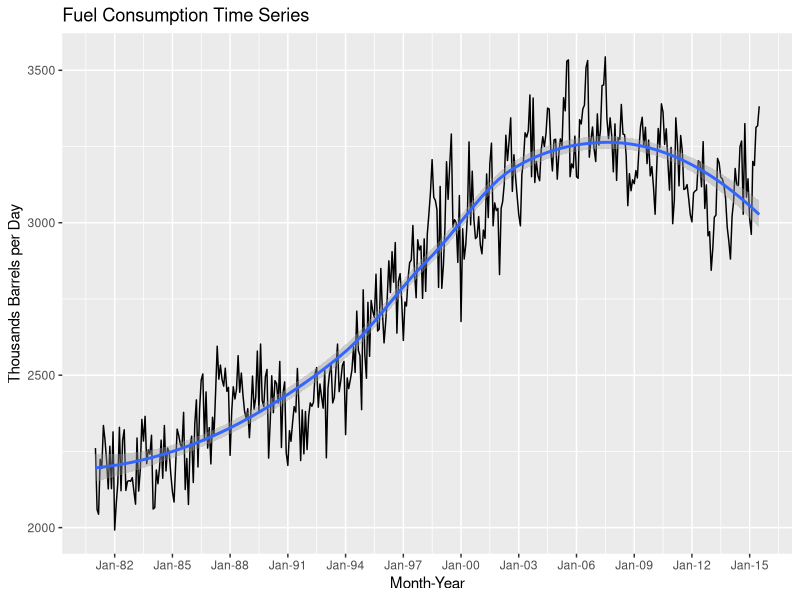
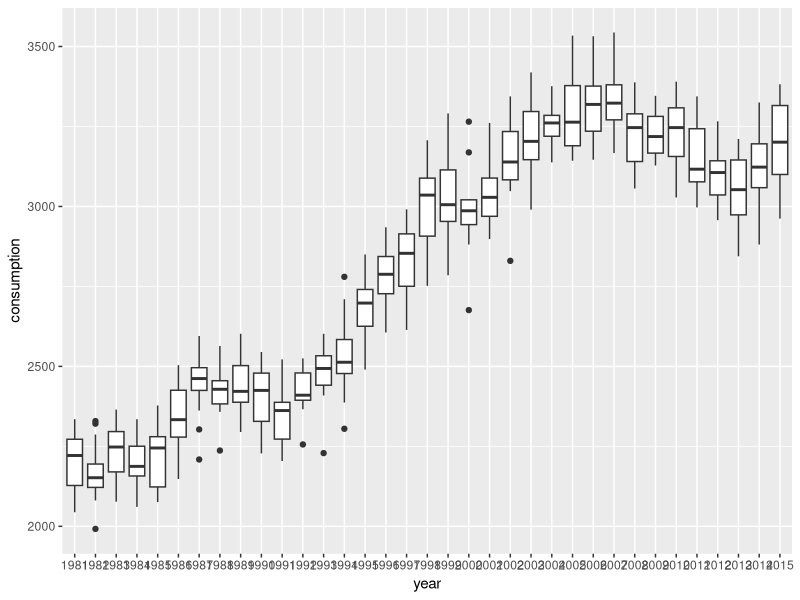
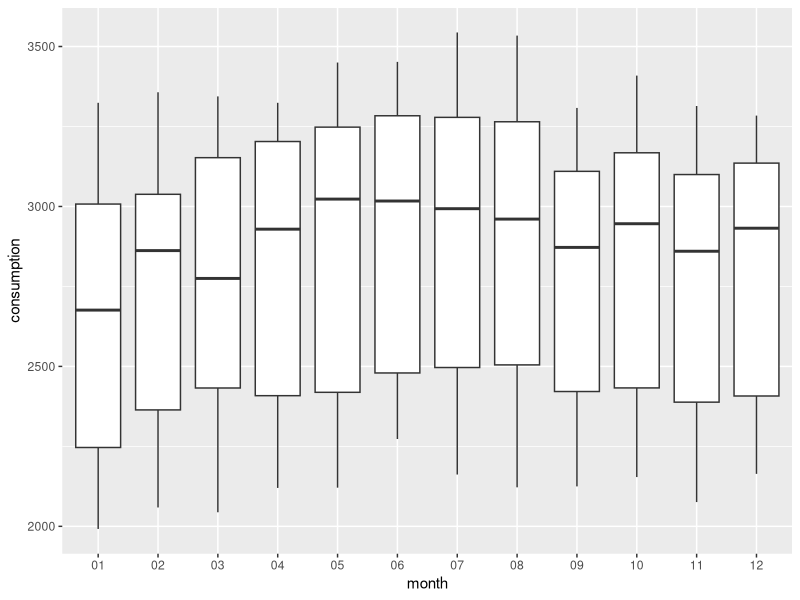

R code for these plots, in order: (Note: this script raises an error after producing the figures.)
# load dependencies
handle_package <- function(x) {
  a <- require(x, character.only = TRUE)
  if(!a) {
    install.packages(x)
    require(x, character.only = TRUE)
  }
}

pkg <- c("ggplot2","dplyr","R.utils","fdrtool","caret","randomForest","pROC", 
         "readr", "stringr", "corrgram", "corrplot", "aod", "rvest", "ggfortify",
         "zoo", "reshape2", "jsonlite", "devtools", "scales", "forecast")

lapply(pkg, handle_package)


# load time series data - problems(time_series)
time_series <- read_csv("./padd1_time_series.csv", skip = 5, col_names = FALSE)
names(time_series) <- c("month_year", "consumption")

# Minor data prep - dplyr friendly object; turning id into an integer to sort
time_series_df <- tbl_df(time_series)
time_series_df$id <- as.integer(row.names(time_series_df))
time_series_df <- arrange(time_series_df, desc(id))

# Convert month_year to Date type - facilitate graphing with ggplot
time_series_df$month_year_conv <- as.Date(str_replace(time_series_df$month_year, " ", "01"), "%b%d%Y")

# Extract month, month_name and year from month_year_conv
time_series_df$month <- factor(format(time_series_df$month_year_conv, "%m"), ordered = TRUE)
time_series_df$year <- factor(format(time_series_df$month_year_conv, "%Y"), ordered = TRUE)



###par(mfrow = c(2,2)) 
###lapply(dev.list(), dev.off)


# Create time series object
# Create Time Series Object
fuel_consumption_ts <- ts(time_series_df$consumption, start = c(1981,1), end = c(2015, 7), freq = 12)

# Time Series Plot
p <- ggplot(time_series_df, aes(x = month_year_conv , y = consumption))

p + geom_line() +
    ggtitle("Fuel Consumption Time Series") +
    xlab("Month-Year") + 
    ylab("Thousands Barrels per Day") +
    scale_x_date(labels = date_format("%b-%y"), breaks = "3 years") +
    geom_smooth()



# Does the variation increase as the level increases - By Year
bp <- ggplot(time_series_df, aes(x = year , y = consumption))

bp + geom_boxplot()

# By Month - Bi Modal
bp <- ggplot(time_series_df, aes(x = month , y = consumption))

bp + geom_boxplot()





# Data Partitioning
nValid <- 12
prediction_multiplier <- 2
prediction_periods <- nValid * prediction_multiplier

nTrain <- length(fuel_consumption_ts) - nValid
train.ts <- window(fuel_consumption_ts, start = c(1981, 1), end = c(1981, nTrain))
valid.ts <- window(fuel_consumption_ts, start = c(1981, nTrain + 1), end = c(1981, nTrain + nValid))


# Models
ses <- ses(train.ts, level = c(80, 95))
ses_pred <- forecast(ses, h = prediction_periods,  level = c(80,95))

plot(ses_pred, ylim = c(1800, 3300),  ylab = "Barrels (Thousands)", xlab = "Time", bty = "l", xaxt = "n",
     xlim = c(1981,2015.75), main = "", flty = 2)
axis(1, at = seq(1981, 2015, 1), labels = format(seq(1981, 2015, 1)))
lines(hw.pred$fitted, lwd = 2, col = "blue")
lines(valid.ts)

plot(ses)
hw

holt(
  
)


hw <- ets(train.ts, model = "MMA", alpha = 0.9, restrict = FALSE)
plot(hw)
hw

ESOpt <- ets(train.ts)
plot(ESOpt)
ESOpt


par(mfrow = c(2, 1))

hw.pred <- forecast(hw, h = prediction_periods, level = 0)

plot(hw.pred, ylim = c(1800, 3300),  ylab = "Barrels (Thousands)", xlab = "Time", bty = "l", xaxt = "n",
     xlim = c(1981,2015.75), main = "", flty = 2)
axis(1, at = seq(1981, 2015, 1), labels = format(seq(1981, 2015, 1)))
lines(hw.pred$fitted, lwd = 2, col = "blue")
lines(valid.ts)

ESOpt.pred <- forecast(ESOpt, h = prediction_periods, level = 0)

plot(ESOpt.pred, ylim = c(1800, 3300),  ylab = "Barrels (Thousands)", xlab = "Time", bty = "l", xaxt = "n",
     xlim = c(1981,2015.75), main = "", flty = 2)
axis(1, at = seq(1981, 2015, 1), labels = format(seq(1981, 2015, 1)))
lines(hw.pred$fitted, lwd = 2, col = "blue")
lines(valid.ts)

accuracy(ses_pred$mean, valid.ts)
accuracy(hw.pred$mean, valid.ts)
accuracy(ESOpt.pred$mean, valid.ts)

class(ses_pred$residuals)

# plot residuals
ses_residuals <- fortify(ses_pred$residuals)
names(ses_residuals) <- c("time","residual")

hw_residuals <- fortify(hw.pred$residuals)
names(hw_residuals) <- c("time","residual")

ESOpt_residuals <- fortify(ESOpt.pred$residuals)
names(ESOpt_residuals) <- c("time","residual")



p <- ggplot(hw_residuals, aes(x = time, y = residual))
p + geom_line(aes(colour = residual))

p <- ggplot(ses_residuals, aes(x = time, y = residual))
p + geom_line(aes(colour = residual)) +
  geom_line(data = hw_residuals, aes(x = time, y = residual), colour = "red") +
  geom_line(data = ESOpt_residuals, aes(x = time, y = residual), colour = "orange")




